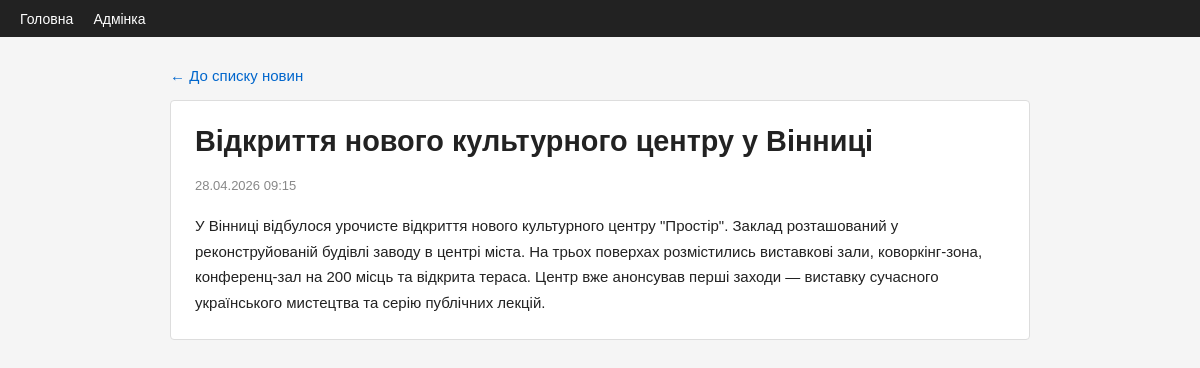
Page /news.php?id=1 on the committed database.
### tables this page shows
CREATE TABLE IF NOT EXISTS news (
    id                INT          NOT NULL AUTO_INCREMENT PRIMARY KEY,
    title             VARCHAR(255) NOT NULL,
    short_description TEXT         NOT NULL,
    content           TEXT         NOT NULL,
    created_at        TIMESTAMP    NOT NULL DEFAULT CURRENT_TIMESTAMP
);

### db.php (called while the page is built, shortened)
<?php
function db(): PDO {
    static $pdo = null;
    if ($pdo === null) {
        $dsn = sprintf('mysql:host=%s;port=%s;dbname=%s;charset=%s',
            DB_HOST, DB_PORT, DB_NAME, DB_CHARSET);
        $pdo = new PDO($dsn, DB_USER, DB_PASS, [
            PDO::ATTR_ERRMODE            => PDO::ERRMODE_EXCEPTION,
            PDO::ATTR_DEFAULT_FETCH_MODE => PDO::FETCH_ASSOC,
            PDO::ATTR_EMULATE_PREPARES   => false,
        ]);
    }
    return $pdo;
}

### news.php (the view, shortened to what this page needs)
<?php
require_once __DIR__ . '/db.php';
$id   = (int)($_GET['id'] ?? 0);
$stmt = db()->prepare('SELECT * FROM news WHERE id = ? LIMIT 1');
$stmt->execute([$id]);
$news = $stmt->fetch();
?>
<!DOCTYPE html>
<html lang="uk">
<head>
    <link rel="stylesheet" href="style.css">
</head>
<body>
<nav class="nav">
    <a href="index.php">Головна</a>
    <a href="admin.php">Адмінка</a>
</nav>
<div class="container">
    <p style="margin-bottom:16px"><a href="index.php">&larr; До списку новин</a></p>
    <div class="news-detail">
        <h1><?= htmlspecialchars($news['title']) ?></h1>
        <div class="meta"><?= date('d.m.Y H:i', strtotime($news['created_at'])) ?></div>
        <div class="body"><?= htmlspecialchars($news['content']) ?></div>
    </div>
</div>
</body>
</html>

### style.css (style rules this page uses)
*, *::before, *::after { box-sizing: border-box; margin: 0; padding: 0; }
body { font-family: Arial, sans-serif; font-size: 15px; background: #f5f5f5; color: #222; }
.container { max-width: 900px; margin: 30px auto; padding: 0 20px; }
h1 { font-size: 1.8rem; margin-bottom: 20px; }
a { color: #0066cc; text-decoration: none; }
.nav { background: #222; padding: 10px 20px; }
.nav a { color: #fff; margin-right: 16px; font-size: 14px; }
.news-detail { background: #fff; padding: 24px; border: 1px solid #ddd; border-radius: 4px; }
.news-detail .meta { color: #888; font-size: 13px; margin: 8px 0 20px; }
.news-detail .body { line-height: 1.7; white-space: pre-wrap; }

### rows in the picture
news: title "Відкриття нового культурного центру у Вінниці", created_at "28.04.2026 09:15", content "У Вінниці відбулося урочисте відкриття нового культурного центру \"Простір\". Заклад розташований у реконструйованій будівлі заводу в центрі міста. На трьох поверхах розмістились виставкові зали, коворкінг-зона, конференц-зал на 200 місць та відкрита тераса. Центр вже анонсував перші заходи — виставку сучасного українського мистецтва та серію публічних лекцій."
